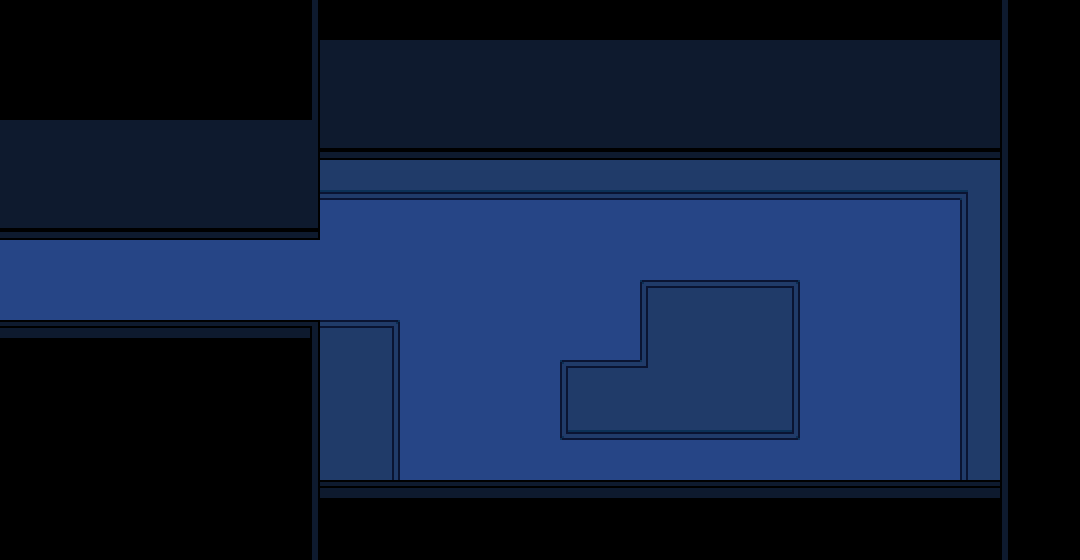

This is a level from a 2D game, rendered from its Tiled map with the project's own tilesets. A one-line summary and the complete map file follow:
An orthogonal 27x14 tile map with 40x40 px tiles, 1 tile layer (Tile Layer 1), 3 tilesets and 26 objects (4x toggle, 3x setflag, 2x tilebutton, 2x interactable, 2x pushblock, ...).

<map version="1.8" tiledversion="1.8.4" orientation="orthogonal" renderorder="right-down" width="27" height="14" tilewidth="40" tileheight="40" infinite="0" nextlayerid="12" nextobjectid="100">
 <editorsettings>
  <export target="alley3.lua" format="lua" />
 </editorsettings>
 <tileset firstgid="1" source="../tilesets/alley_animated.tsx" />
 <tileset firstgid="37" source="../tilesets/alley.tsx" />
 <tileset firstgid="398" source="../tilesets/city_alley.tsx" />
 <layer id="1" name="Tile Layer 1" width="27" height="14">
  <data encoding="csv">
296,296,296,296,296,296,296,297,296,296,296,296,296,296,296,296,296,296,296,296,296,296,296,296,296,295,296,
296,296,296,296,296,296,296,297,326,326,326,326,326,326,326,326,326,326,326,326,326,326,326,326,326,295,296,
296,296,296,296,296,296,296,297,326,326,326,326,326,326,326,326,326,326,326,326,326,326,326,326,326,295,296,
326,326,326,326,326,326,326,327,341,341,341,341,341,341,341,341,341,341,341,341,341,341,341,341,341,295,296,
326,326,326,326,326,326,326,327,446,446,446,446,446,446,446,446,446,446,446,446,446,446,446,446,447,295,296,
341,341,341,341,341,341,341,342,450,450,450,450,450,450,450,450,450,450,450,450,450,450,450,450,458,295,296,
450,450,450,450,450,450,450,450,450,450,450,450,450,450,450,450,450,450,450,450,450,450,450,450,458,295,296,
450,450,450,450,450,450,450,450,450,450,450,450,450,450,450,450,495,468,468,493,450,450,450,450,458,295,296,
281,281,281,281,281,281,281,282,468,481,450,450,450,450,450,450,458,122,122,456,450,450,450,450,458,295,296,
296,296,296,296,296,296,296,297,122,456,450,450,450,450,485,468,469,122,122,456,450,450,450,450,458,295,296,
296,296,296,296,296,296,296,297,122,456,450,450,450,450,463,446,446,446,446,449,450,450,450,450,458,295,296,
296,296,296,296,296,296,296,297,122,456,450,450,450,450,450,450,450,450,450,450,450,450,450,450,458,295,296,
296,296,296,296,296,296,296,297,281,281,281,281,281,281,281,281,281,281,281,281,281,281,281,281,281,295,296,
296,296,296,296,296,296,296,297,296,296,296,296,296,296,296,296,296,296,296,296,296,296,296,296,296,295,296
</data>
 </layer>
 <objectgroup color="#0000ff" id="4" name="collision">
  <object id="6" x="0" y="200" width="320" height="40" />
  <object id="7" x="280" y="160" width="40" height="40" />
  <object id="9" x="320" y="120" width="680" height="40" />
  <object id="10" x="1000" y="160" width="40" height="320" />
  <object id="11" x="320" y="480" width="680" height="40" />
  <object id="12" x="0" y="320" width="320" height="40" />
  <object id="13" x="280" y="360" width="40" height="120" />
 </objectgroup>
 <objectgroup color="#00ffff" id="6" name="blockcollision">
  <object id="91" x="640" y="280">
   <polyline points="0,0 0,80 -80,80 -80,160 160,160 160,0 0,0" />
  </object>
 </objectgroup>
 <objectgroup id="10" name="objects_buttons">
  <object id="95" name="tilebutton" x="680" y="280" width="40" height="40">
   <properties>
    <property name="blocks" type="bool" value="true" />
    <property name="cutscene" value="alley3.puzzle_fail" />
    <property name="group" value="buton" />
    <property name="once" type="bool" value="true" />
   </properties>
  </object>
  <object id="96" name="tilebutton" x="560" y="400" width="40" height="40">
   <properties>
    <property name="blocks" type="bool" value="true" />
    <property name="cutscene" value="alley3.puzzle_fail" />
    <property name="group" value="buton" />
    <property name="once" type="bool" value="true" />
   </properties>
  </object>
 </objectgroup>
 <objectgroup color="#7f00ff" id="3" name="markers">
  <object id="2" name="entry_left" x="40" y="280">
   <point />
  </object>
  <object id="5" name="spawn" x="360" y="280">
   <point />
  </object>
 </objectgroup>
 <objectgroup color="#ff00ff" id="2" name="objects">
  <object id="1" name="interactable" x="360" y="120" width="40" height="40">
   <properties>
    <property name="cutscene" value="testing.image" />
   </properties>
  </object>
  <object id="4" name="transition" x="-40" y="240" width="40" height="80">
   <properties>
    <property name="map" value="alley2" />
    <property name="marker" value="entry_right" />
   </properties>
  </object>
  <object id="14" name="forcefield" x="200" y="200" width="40" height="160">
   <properties>
    <property name="flag" value="alley3_enable_forcefield" />
   </properties>
  </object>
  <object id="26" name="setflag" x="360" y="160" width="40" height="320">
   <properties>
    <property name="flag" value="alley3_enable_forcefield" />
    <property name="once" type="bool" value="true" />
   </properties>
  </object>
  <object id="27" name="npc" x="400" y="240">
   <properties>
    <property name="actor" value="starwalker" />
    <property name="cutscene" value="alley3.starwalker_disable" />
   </properties>
   <point />
  </object>
  <object id="29" name="setflag" x="240" y="240" width="40" height="80">
   <properties>
    <property name="flag" value="alley3_seen_forcefield" />
    <property name="once" type="bool" value="true" />
   </properties>
  </object>
  <object id="30" name="setflag" x="840" y="160" width="40" height="320">
   <properties>
    <property name="flag" value="alley3_enable_starwalker" />
    <property name="once" type="bool" value="true" />
   </properties>
  </object>
  <object id="72" name="pushblock" x="600" y="360" width="40" height="40" />
  <object id="90" name="pushblock" x="720" y="320" width="40" height="40" />
  <object id="99" name="interactable" x="360" y="480" width="40" height="40">
   <properties>
    <property name="setflag" value="clippy" />
   </properties>
  </object>
 </objectgroup>
 <objectgroup color="#00c000" id="5" name="controllers">
  <object id="28" name="toggle" x="320" y="240">
   <properties>
    <property name="flag" value="alley3_enable_forcefield" />
    <property name="target" type="object" value="29" />
   </properties>
   <point />
  </object>
  <object id="32" name="toggle" x="800" y="240">
   <properties>
    <property name="flag" value="alley3_seen_forcefield" />
    <property name="target" type="object" value="30" />
   </properties>
   <point />
  </object>
  <object id="33" name="toggle" x="460" y="180">
   <properties>
    <property name="flag" value="alley3_enable_starwalker" />
    <property name="target" type="object" value="27" />
   </properties>
   <point />
  </object>
  <object id="98" name="toggle" x="240" y="400">
   <properties>
    <property name="flag" value="!clippy" />
    <property name="target" type="object" value="13" />
   </properties>
   <point />
  </object>
 </objectgroup>
</map>
